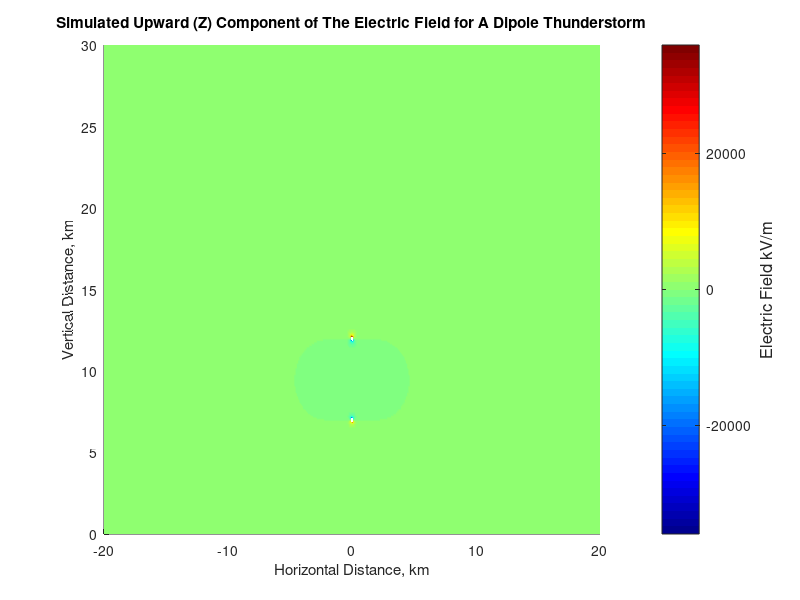
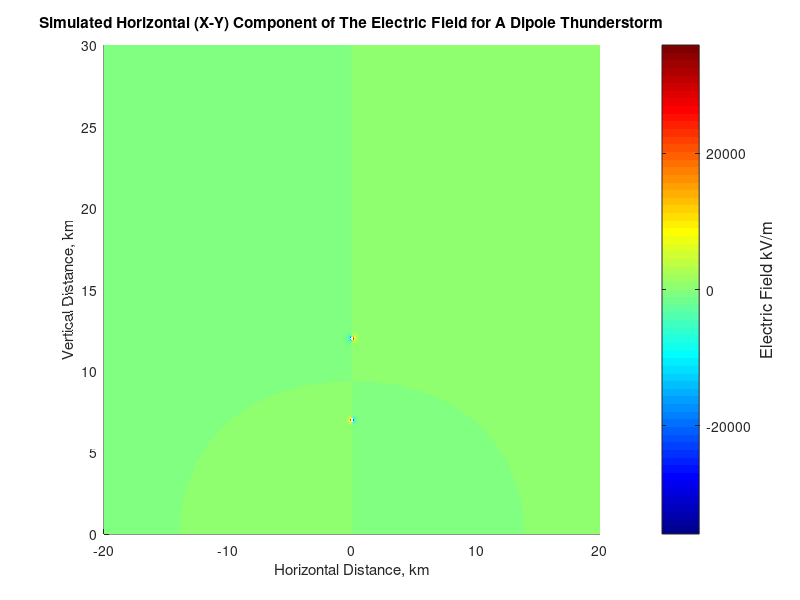
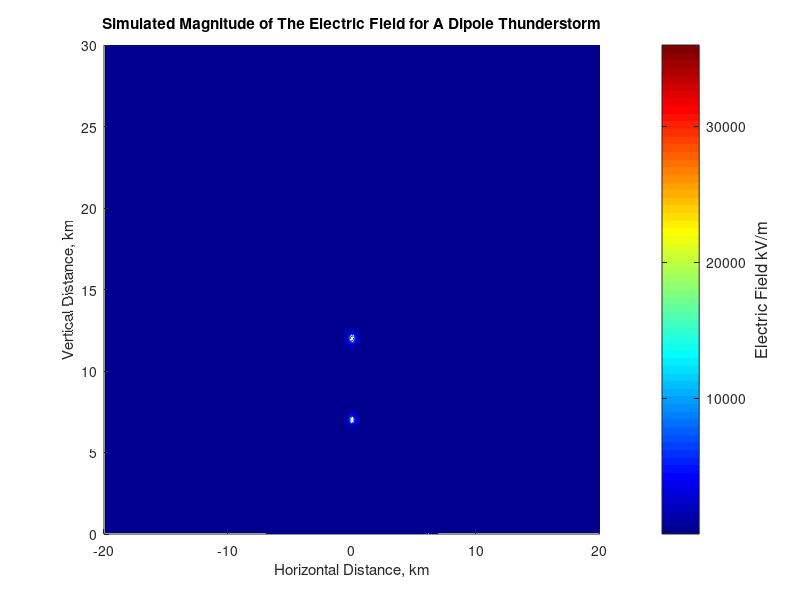

The MATLAB script that drew these images, in order:
q1 = 40;
q2 = -30;

x1 = 0;
x2 = 0;
y1 = 0;
y2 = 0;
z1 = 12000;
z2 = 7000;


e1 = 8.8541878*10^-12;
e2 = 8.8541878*10^-12;
x = -20000:100:20000;
y = 0;
z = (0:100:30000)';

E_x1 = q1*(x-x1)./(4*pi*e1*((x-x1).^2+(y-y1).^2+(z-z1).^2).^(3/2));
E_x2 = q2*(x-x2)./(4*pi*e2*((x-x2).^2+(y-y2).^2+(z-z2).^2).^(3/2));

E_y1 = q1*(y-y1)./(4*pi*e1*((x-x1).^2+(y-y1).^2+(z-z1).^2).^(3/2));
E_y2 = q2*(y-y2)./(4*pi*e2*((x-x2).^2+(y-y2).^2+(z-z2).^2).^(3/2));

E_z1 = q1*(z-z1)./(4*pi*e1*((x-x1).^2+(y-y1).^2+(z-z1).^2).^(3/2));
E_z2 = q2*(z-z2)./(4*pi*e2*((x-x2).^2+(y-y2).^2+(z-z2).^2).^(3/2));


E_x1p = -q1*(x-x1)./(4*pi*e1*((x-x1).^2+(y-y1).^2+(z+z1).^2).^(3/2));
E_x2p = -q2*(x-x2)./(4*pi*e2*((x-x2).^2+(y-y2).^2+(z+z2).^2).^(3/2));

E_y1p = -q1*(y-y1)./(4*pi*e1*((x-x1).^2+(y-y1).^2+(z+z1).^2).^(3/2));
E_y2p = -q2*(y-y2)./(4*pi*e2*((x-x2).^2+(y-y2).^2+(z+z2).^2).^(3/2));

E_z1p = -q1*(z+z1)./(4*pi*e1*((x-x1).^2+(y-y1).^2+(z+z1).^2).^(3/2));
E_z2p = -q2*(z+z2)./(4*pi*e2*((x-x2).^2+(y-y2).^2+(z+z2).^2).^(3/2));




E_x = E_x1 + E_x2 + E_x1p + E_x2p;
E_y = E_y1 + E_y2 + E_y1p + E_y2p;
E_z = E_z1 + E_z2 + E_z1p + E_z2p;

E_t = sqrt(E_x.^2+E_z.^2);


VThreshold = inf;
E_x(E_x>VThreshold) = VThreshold;
E_x(E_x<-VThreshold) = -VThreshold;

E_z(E_z>VThreshold) = VThreshold;
E_z(E_z<-VThreshold) = -VThreshold;

E_t(E_t>sqrt(2)*VThreshold) = sqrt(2)*VThreshold;
E_t(E_t<-sqrt(2)*VThreshold) = -sqrt(2)*VThreshold;




figure()
hold on
surf(x./1000,z./1000,E_z./1000,'EdgeColor','none','FaceColor','interp')
title('Simulated Upward (Z) Component of The Electric Field for A Dipole Thunderstorm')
xlabel('Horizontal Distance, km')
ylabel('Vertical Distance, km')
colormap jet
colorbar
a=colorbar;
ylabel(a,'Electric Field kV/m','FontSize',12,'Rotation',90);

figure()
hold on
surf(x./1000,z./1000,E_x./1000,'EdgeColor','none','FaceColor','interp')
title('Simulated Horizontal (X-Y) Component of The Electric Field for A Dipole Thunderstorm')
xlabel('Horizontal Distance, km')
ylabel('Vertical Distance, km')
colormap jet
a=colorbar;
ylabel(a,'Electric Field kV/m','FontSize',12,'Rotation',90);

figure()
hold on
surf(x./1000,z./1000,E_t./1000,'EdgeColor','none','FaceColor','interp')
title('Simulated Magnitude of The Electric Field for A Dipole Thunderstorm')
xlabel('Horizontal Distance, km')
ylabel('Vertical Distance, km')
colormap jet
a=colorbar;
ylabel(a,'Electric Field kV/m','FontSize',12,'Rotation',90);
